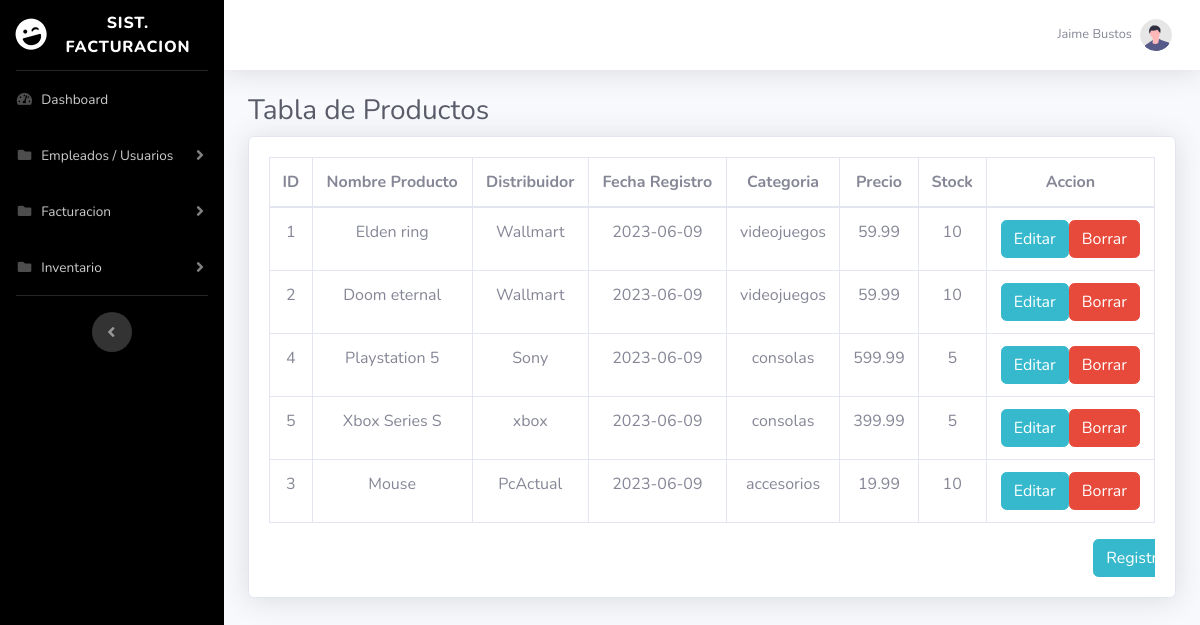
/listaProductos.php, run on the app's committed database.
### tables this page shows
CREATE TABLE `productos` (
  `id_producto` int(11) NOT NULL,
  `nombre_producto` varchar(255) NOT NULL,
  `id_distribuidor` int(11) NOT NULL,
  `fecha_registro` date NOT NULL,
  `id_categoria` int(11) NOT NULL,
  `precio` decimal(17,2) NOT NULL,
  `stock` int(11) NOT NULL
);

CREATE TABLE `distribuidor` (
  `id_distribuidor` int(11) NOT NULL,
  `nombre_distribuidor` varchar(255) NOT NULL,
  `rif` int(11) NOT NULL,
  `direccion` varchar(255) NOT NULL,
  `telefono` varchar(255) NOT NULL,
  `email` varchar(255) NOT NULL
);

CREATE TABLE `categorias` (
  `id_categorias` int(11) NOT NULL,
  `nombre_categorias` varchar(255) NOT NULL
);

### listaProductos.php (the view, shortened to what this page needs)
<!DOCTYPE html>
<html lang="en">
<head>
    <?php
    include("headerslider.php");
    ?>
</head>
<body>
                <div class="container-fluid">
                    <h1 class="h3 mb-2 text-gray-800">Tabla de Productos</h1>
                    <div class="card shadow mb-4">
                        <div class="card-body">
                            <div class="table-responsive">
                                <table class="table table-bordered" id="dataTable" width="100%" cellspacing="0">
                                    <thead>
                                        <tr>
                                            <th class="text-center">ID</th>
                                            <th class="text-center">Nombre Producto</th>
                                            <th class="text-center">Distribuidor</th>
                                            <th class="text-center">Fecha Registro</th>
                                            <th class="text-center">Categoria</th>
                                            <th class="text-center">Precio</th>
                                            <th class="text-center">Stock</th>
                                            <th class="text-center">Accion</th>
                                        </tr>
                                    </thead>
                                    <tbody>
                                    <?php
                                        $sql = "SELECT * FROM productos INNER JOIN distribuidor ON productos.id_distribuidor = distribuidor.id_distribuidor INNER JOIN categorias ON productos.id_categoria = categorias.id_categorias";
                                        $result = mysqli_query($conn, $sql);
                                        while ($row = mysqli_fetch_array($result)) {
                                            $idempleado = $row['id_producto'];
                                            $empleado = $row['nombre_producto'];
                                            $cedula = $row['nombre_categorias'];
                                            $fechaIngreso = $row['fecha_registro'];
                                            $cargo = $row['nombre_distribuidor'];
                                            $direccion = $row['stock'];
                                            $precio = $row['precio'];
                                            echo "<tr>
                                                <td align='center'> $idempleado </td>
                                                <td align='center'> $empleado </td>
                                                <td align='center'> $cargo </td>
                                                <td align='center'> $fechaIngreso </td>
                                                <td align='center'> $cedula </td>
                                                <td align='center'> $precio </td>
                                                <td align='center'> $direccion </td>
                                                <td align='center'>". '<a href="editarProductos.php?id='.$idempleado.'" class="btn btn-info"> Editar </a>'. '<a href="deletep.php?id='.$idempleado.'" class="btn btn-danger"> Borrar </a>'."</td>
                                            </tr>";
                                        }
                                    ?>
                                    </tbody>
                                </table>
                                <div class="col-sm-1 ml-auto">
                                    <a href="registrarProductos.php" class="btn btn-info"> Registrar </a>
                                </div>
                            </div>
                        </div>
                    </div>
                </div>
</body>
</html>

### data on the page
productos: id_producto "1", nombre_producto "Elden ring", id_distribuidor.nombre_distribuidor "Wallmart", fecha_registro "2023-06-09", id_categoria.nombre_categorias "videojuegos", precio "59.99", stock "10"
productos: id_producto "2", nombre_producto "Doom eternal", id_distribuidor.nombre_distribuidor "Wallmart", fecha_registro "2023-06-09", id_categoria.nombre_categorias "videojuegos", precio "59.99", stock "10"
productos: id_producto "4", nombre_producto "Playstation 5", id_distribuidor.nombre_distribuidor "Sony", fecha_registro "2023-06-09", id_categoria.nombre_categorias "consolas", precio "599.99", stock "5"
productos: id_producto "5", nombre_producto "Xbox Series S", id_distribuidor.nombre_distribuidor "xbox", fecha_registro "2023-06-09", id_categoria.nombre_categorias "consolas", precio "399.99", stock "5"
productos: id_producto "3", nombre_producto "Mouse", id_distribuidor.nombre_distribuidor "PcActual", fecha_registro "2023-06-09", id_categoria.nombre_categorias "accesorios", precio "19.99", stock "10"
